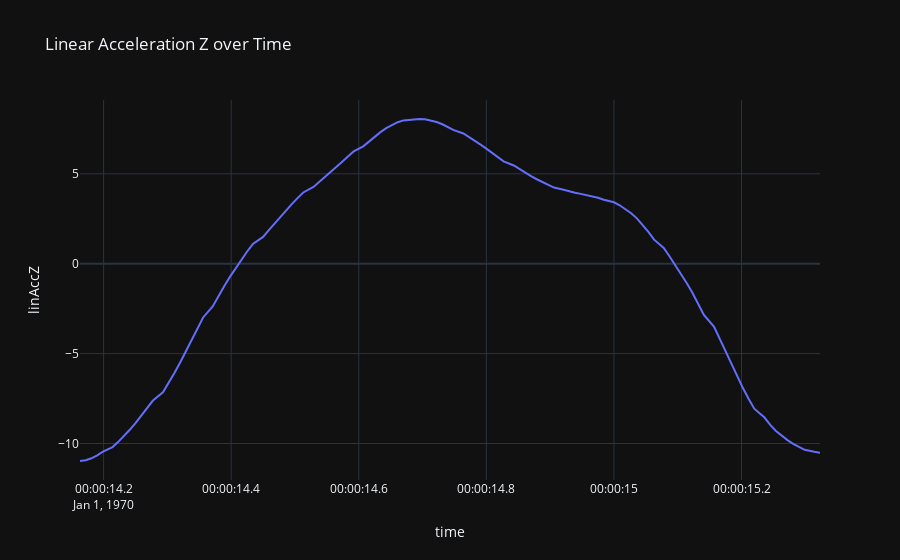

The code cell stored with this chart in its notebook:
### Code cell
import plotly.express as px

fig = px.line(max_squat_jump["series"], y='linAccZ', title='Linear Acceleration Z over Time')
fig.show()
